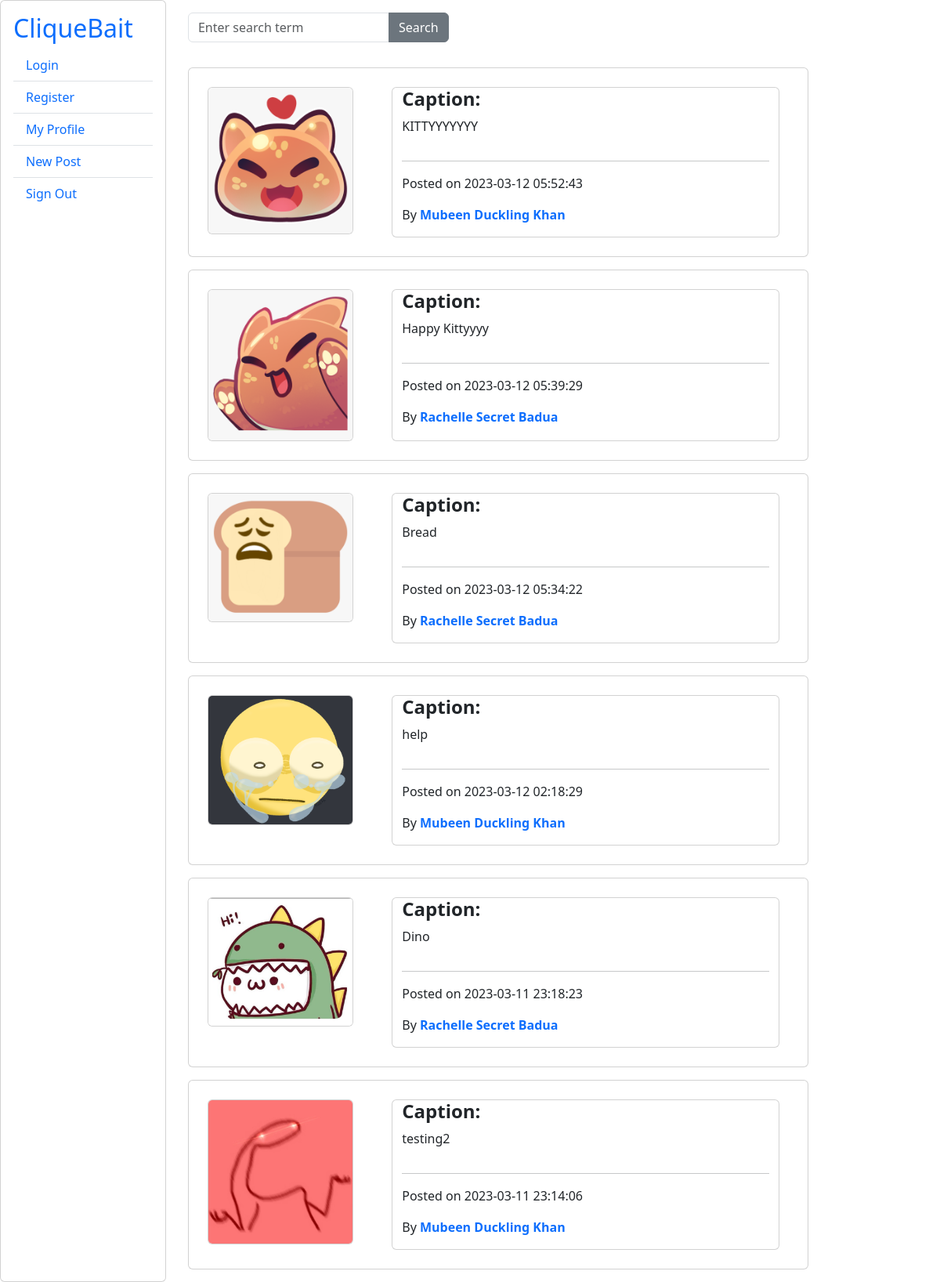
The page / on the database its author committed.
### tables this page shows
CREATE TABLE `publication` (
  `publication_id` int(11) NOT NULL,
  `profile_id` int(11) NOT NULL,
  `picture` varchar(128) NOT NULL,
  `caption` text NOT NULL,
  `timestamp` timestamp NOT NULL DEFAULT current_timestamp() ON UPDATE current_timestamp()
);

CREATE TABLE `profile` (
  `user_id` int(11) NOT NULL,
  `first_name` varchar(50) NOT NULL,
  `middle_name` varchar(50) NOT NULL,
  `last_name` varchar(50) NOT NULL,
  `picture` varchar(128) NOT NULL
);

### app/core/Controller.php (called while the page is built, shortened)
<?php
class Controller{
	function view($name, $data = []){
		include('app/views/' . $name . '.php');
	}
}

### app/controllers/Main.php (called while the page is built, shortened)
<?php
class Main extends \app\core\Controller{
	public function index(){
		$publication = new \app\models\Publication();
		$publications = $publication->getAll();
		$this->view('Main/index', $publications);
	}
}

### app/core/App.php (called while the page is built, shortened)
<?php
class App
{
	function __construct()
	{
		$request = $this->parseURL($_GET['url'] ?? '');
		$method = 'index';
		$controller = new $controller;
		$params = array_values($request);
		call_user_func_array([$controller, $method], $params);
	}
	function parseURL($url)
	{
		return explode('/', trim($url,'/'));
	}
}

### index.php (called while the page is built, shortened)
<?php
new app\core\App;

### app/core/Model.php (called while the page is built, shortened)
<?php
class Model{
	public function __construct(){
		$host = 'localhost';
		$dbname = 'cliquebait';
		$user = 'root';
		$pass = '';
		try {
			$this->connection = new \PDO("mysql:host=$host;dbname=$dbname", $user, $pass);
		}
		catch(PDOException $e) {
		 	echo $e->getMessage();
		}
	}
}

### app/models/Publication.php (called while the page is built, shortened)
<?php
class Publication extends \app\core\Model{
	public function getAll()
	{
		$SQL = "SELECT * FROM publication ORDER BY timestamp DESC";
		$STH = $this->connection->prepare($SQL);
		$STH->execute();
		$STH->setFetchMode(\PDO::FETCH_CLASS, 'app\models\Publication');
		return $STH->fetchAll();
	}
}

### app/models/Profile.php (called while the page is built, shortened)
<?php
class Profile extends \app\core\Model{
	public function getByUserId($user_id){
		$SQL = "SELECT * FROM profile WHERE user_id=:user_id";
		$STH = $this->connection->prepare($SQL);
		$STH->execute( ['user_id' => $user_id] );
		$STH->setFetchMode(\PDO::FETCH_CLASS,'app\\models\\Profile');
		return $STH->fetch();
	}
}

### app/views/Publication/partial.php (the view, shortened to what this page needs)
<div class="card p-2 m-3" >
	<?php
		$profile = new \app\models\Profile();
		$profile = $profile->getByUserId($data->profile_id);
	?>
	<div class="card-body row">
		<div class="row">
			<div class="col-md-4">
				<img class="col-sm-10 card" src="/images/<?= $data->picture ?>" style=" max-width:300px; max-height:300px;">
			</div>
			<div class="col-md-8 ml-auto card">
					<div class="">
						<h4><b>Caption: </b></h4>
						<p><?=htmlspecialchars($data->caption) ?></p>
					</div>
					<hr>
					<div class="  row" >
						<div>
							<p class=" col-sm">Posted on <?= $data->timestamp?> </p>
							<p >By
								<a href='/Profile/details/<?=$profile->user_id ?>'>
									<b>
										<?=$profile->first_name ?>
										<?=$profile->middle_name ?>
										<?=$profile->last_name ?>
									</b>
								</a>
							</p>
						</div>
					</div>
			</div>
		</div>
	</div>
</div>

### app/views/Main/index.php (shortened to what this page needs)
<?php
	foreach ($data as $publication) {
		$this->view('Publication/partial', $publication);
	}
?>

### app/views/shared/header.php (style rules this page uses)
a:link { text-decoration: none; }

### rows shown on the page
publication: picture (picture), caption "KITTYYYYYYY", timestamp "2023-03-12 05:52:43", profile.first_name "Mubeen", profile.middle_name "Duckling", profile.last_name "Khan"
publication: picture (picture), caption "Happy Kittyyyy", timestamp "2023-03-12 05:39:29", profile.first_name "Rachelle", profile.middle_name "Secret", profile.last_name "Badua"
publication: picture (picture), caption "Bread", timestamp "2023-03-12 05:34:22", profile.first_name "Rachelle", profile.middle_name "Secret", profile.last_name "Badua"
publication: picture (picture), caption "help", timestamp "2023-03-12 02:18:29", profile.first_name "Mubeen", profile.middle_name "Duckling", profile.last_name "Khan"
publication: picture (picture), caption "Dino", timestamp "2023-03-11 23:18:23", profile.first_name "Rachelle", profile.middle_name "Secret", profile.last_name "Badua"
publication: picture (picture), caption "testing2", timestamp "2023-03-11 23:14:06", profile.first_name "Mubeen", profile.middle_name "Duckling", profile.last_name "Khan"
